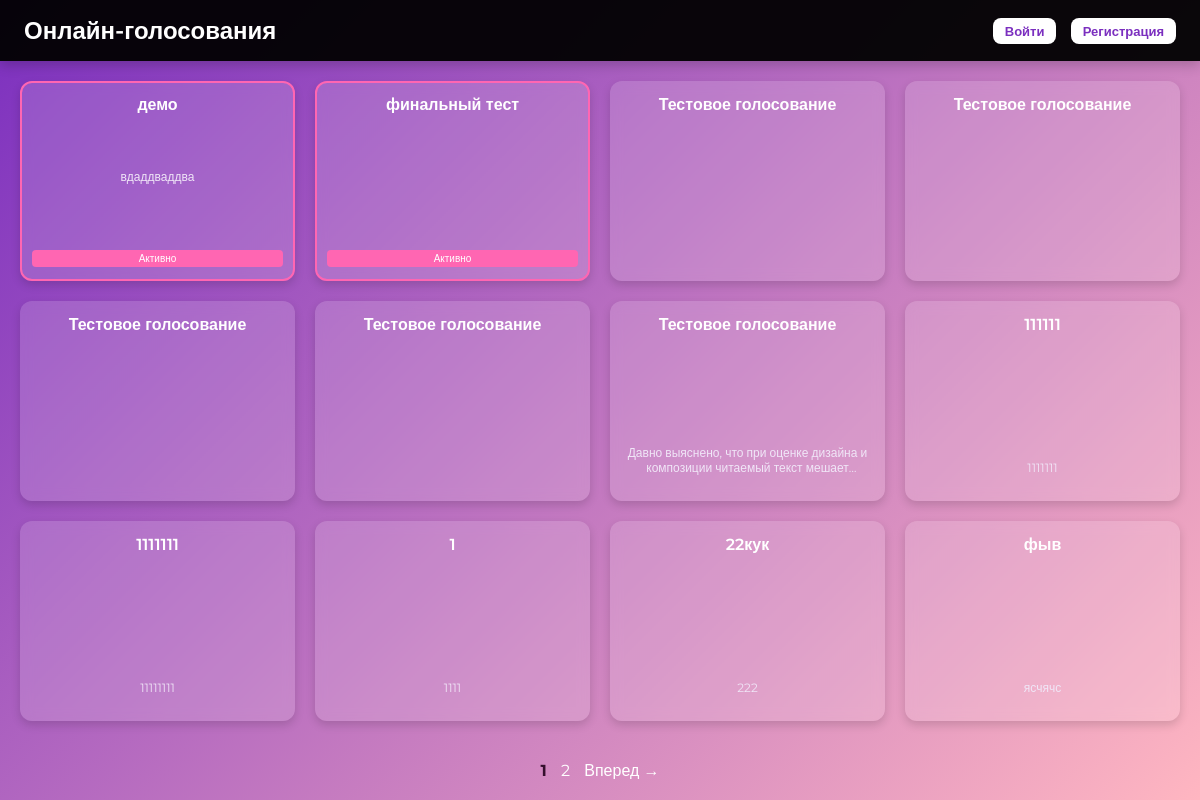
The page / on the database its author committed.
### voting/models.py (models this page shows, shortened)
class Voting(models.Model):
    title = models.CharField("Название голосования", max_length=255)
    description = models.TextField("Описание", blank=True)
    start_date = models.DateTimeField("Дата начала")
    end_date = models.DateTimeField("Дата окончания")
    created_at = models.DateTimeField("Создано", auto_now_add=True)
    updated_at = models.DateTimeField("Обновлено", auto_now=True)
    history = HistoricalRecords()
    class Meta:
        verbose_name = "Голосование"
        verbose_name_plural = "Голосования"
        ordering = ["-created_at"]
    @property
    def is_active(self):
        return self.start_date <= now() <= self.end_date

### voting/views.py (the view)
# urls.py: path('', views.index, name='index'),
def index(request):
    votings_list = Voting.objects.all().order_by("-created_at")
    paginator = Paginator(votings_list, 12)  # 12 карточек на страницу
    page_number = request.GET.get('page')
    page_obj = paginator.get_page(page_number)
    return render(request, 'voting/index.html', {'page_obj': page_obj})

### voting/templates/voting/index.html (shortened to what this page needs)
<!DOCTYPE html>
<html>
<head>
</head>
<body>
<header>
    <h1>Онлайн-голосования</h1>
    <div class="auth-buttons">
        {% if user.is_authenticated %}
            <span style="color:white; font-weight:500;">{{ user.username }}</span>
            <form action="{% url 'logout' %}" method="post" style="display:inline;">
                {% csrf_token %}
                <button type="submit">Выйти</button>
            </form>
            {% if user.is_staff %}
                <a href="{% url 'admin:index' %}">Админка</a>
            {% endif %}
        {% else %}
            <a href="{% url 'login' %}">Войти</a>
            <a href="{% url 'register' %}">Регистрация</a>
        {% endif %}
    </div>
</header>
<div class="container">
    {% for v in page_obj %}
        <div class="card {% if v.is_active %}active{% endif %}">
            <a href="{% url 'voting_detail' v.id %}">{{ v.title }}</a>
            <p>{{ v.description|truncatewords:12 }}</p>
            {% if v.is_active %}
                <span class="active-label">Активно</span>
            {% endif %}
        </div>
    {% empty %}
        <p class="empty-message">Голосований пока нет</p>
    {% endfor %}
</div>
<div class="pagination">
    {% for num in page_obj.paginator.page_range %}
        {% if page_obj.number == num %}
            <span class="current">{{ num }}</span>
        {% else %}
            <a href="?page={{ num }}">{{ num }}</a>
        {% endif %}
    {% endfor %}
    {% if page_obj.has_next %}
        <a href="?page={{ page_obj.next_page_number }}">Вперед →</a>
    {% endif %}
</div>
</body>
</html>

### voting/templates/voting/index.html (style rules this page uses)
body { font-family: 'Montserrat', sans-serif; margin: 0; padding: 0; background: linear-gradient(135deg, #7b2fbf, #ffb6c1); min-height: 100vh; display: flex; flex-direction: column; }
header { background-color: rgba(0, 0, 0, 0.95); color: white; padding: 16px 24px; display: flex; justify-content: space-between; align-items: center; box-shadow: 0 4px 12px rgba(0,0,0,0.2); }
header h1 { margin: 0; font-size: 24px; font-weight: 600; }
.auth-buttons a, .auth-buttons form { display: inline-block; margin-left: 10px; }
.auth-buttons a, .auth-buttons button { padding: 5px 12px; border-radius: 8px; text-decoration: none; font-size: 13px; font-weight: 600; cursor: pointer; border: none; transition: all 0.25s; background: white; color: #7b2fbf; }
.container { display: grid; grid-template-columns: repeat(auto-fill, minmax(220px, 1fr)); gap: 20px; padding: 20px; flex-grow: 1; }
.card { background: rgba(255,255,255,0.15); backdrop-filter: blur(6px); border-radius: 12px; padding: 12px 10px; text-align: center; box-shadow: 0 4px 10px rgba(0,0,0,0.15); transition: transform 0.3s, box-shadow 0.3s, border 0.3s; border: 2px solid transparent; min-height: 140px; display: flex; flex-direction: column; justify-content: space-between; }
.card a { text-decoration: none; color: #fff; font-weight: 600; font-size: 16px; }
.card p { color: #f0e6f7; font-size: 12px; margin-top: 6px; display: -webkit-box; -webkit-line-clamp: 2; -webkit-box-orient: vertical; overflow: hidden; text-overflow: ellipsis; }
.active { border-color: #ff66b2; animation: pulse 1.5s infinite; }
.active-label { font-size: 10px; padding: 2px 6px; background-color: #ff66b2; color: white; border-radius: 4px; display: inline-block; margin-top: 6px; }
.pagination { text-align: center; margin: 20px 0; color: white; }
.pagination a, .pagination span { margin: 0 5px; text-decoration: none; color: white; }
.pagination .current { font-weight: bold; color: #350f2d; }

### rows shown on the page
Voting: title "демо", description "вдаддваддва", shows "Активно"
Voting: title "финальный тест", shows "Активно"
Voting: title "Тестовое голосование"
Voting: title "Тестовое голосование"
Voting: title "Тестовое голосование"
Voting: title "Тестовое голосование"
Voting: title "Тестовое голосование", description "Давно выяснено, что при оценке дизайна и композиции читаемый текст…"
Voting: title "111111", description "1111111"
Voting: title "1111111", description "11111111"
Voting: title "1", description "1111"
Voting: title "22кук", description "222"
Voting: title "фыв", description "ясчячс"

### other values the page prints
{{ num }} "1"
{{ num }} "2"
